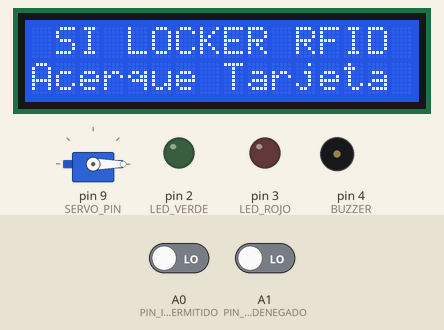
Simulated run of this sketch. Board: Arduino Uno, built with avr-gcc and run on an emulated ATmega328P. On the bench: servo, 16×2 character LCD, output pins drawn as LEDs (lit = HIGH), buzzer (waves = sounding, pin HIGH). Inputs (shaded band) come from the test bench; at power-on: A1 (PIN_IN_DENEGADO) LOW, A0 (PIN_IN_PERMITIDO) LOW.

Above: at 1.2 s.
1.3 s: A1 (PIN_IN_DENEGADO) driven HIGH
At 2.4 s:
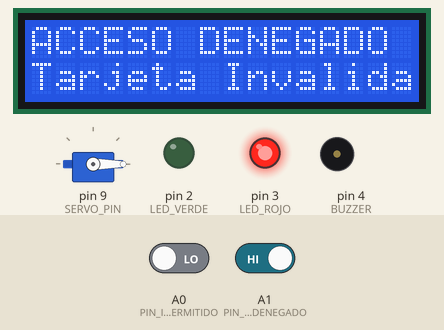
4.3 s: A0 (PIN_IN_PERMITIDO) driven HIGH
At 8.6 s:
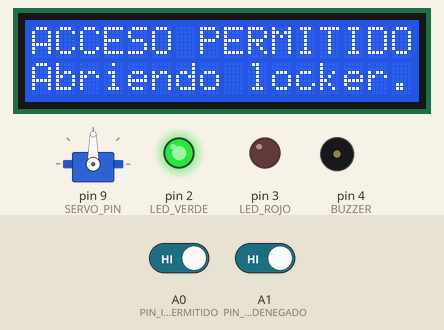
10.3 s: A1 (PIN_IN_DENEGADO) driven LOW
At 10.56 s:
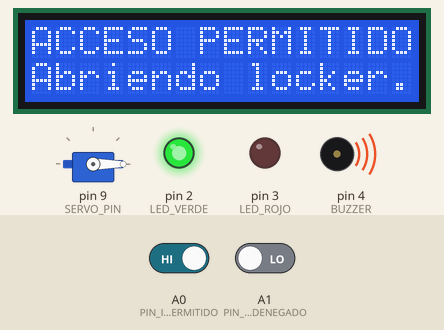
12.1 s: A0 (PIN_IN_PERMITIDO) driven LOW
At 14.7 s:
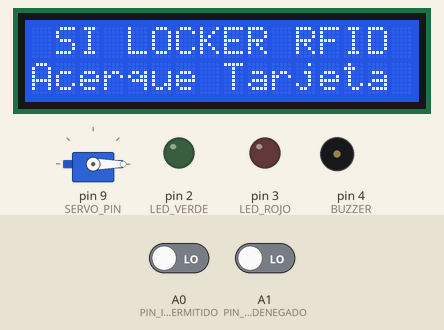
Timing chart, 0 to 16.1 s (numbered marks = the images above; inputs shaded):
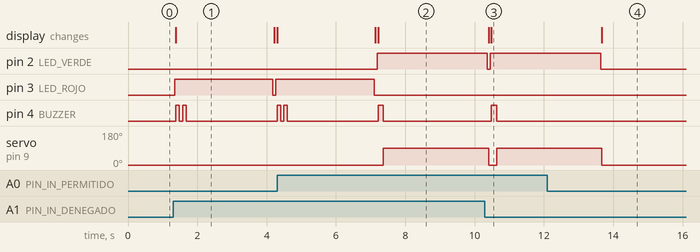

The sketch:

Arduino_Uno_SI_Locker.ino
```cpp
#include <Wire.h>
#include <LiquidCrystal_I2C.h>
#include <Servo.h>

// Pantalla LCD en I2C (0x27 o 0x3F)
LiquidCrystal_I2C lcd(0x27, 16, 2);
Servo servoCerradura;

// Entrada de señales desde el ESP8266
#define PIN_IN_PERMITIDO A0
#define PIN_IN_DENEGADO  A1

// Salidas hacia componentes
#define SERVO_PIN        9
#define LED_VERDE        2
#define LED_ROJO         3
#define BUZZER           4

const int ANGULO_CERRADO = 0;
const int ANGULO_ABIERTO = 90;

void setup() {
  pinMode(PIN_IN_PERMITIDO, INPUT);
  pinMode(PIN_IN_DENEGADO, INPUT);

  pinMode(LED_VERDE, OUTPUT);
  pinMode(LED_ROJO, OUTPUT);
  pinMode(BUZZER, OUTPUT);

  digitalWrite(LED_VERDE, LOW);
  digitalWrite(LED_ROJO, LOW);

  servoCerradura.attach(SERVO_PIN);
  servoCerradura.write(ANGULO_CERRADO);

  lcd.init();
  lcd.backlight();

  mostrarReposo();
}

void mostrarReposo() {
  digitalWrite(LED_VERDE, LOW);
  digitalWrite(LED_ROJO, LOW);

  lcd.clear();
  lcd.setCursor(0, 0);
  lcd.print(" SI LOCKER RFID ");
  lcd.setCursor(0, 1);
  lcd.print("Acerque Tarjeta ");
}

void pitidoExito() {
  digitalWrite(BUZZER, HIGH);
  delay(150);
  digitalWrite(BUZZER, LOW);
}

void pitidoError() {
  digitalWrite(BUZZER, HIGH);
  delay(100);
  digitalWrite(BUZZER, LOW);
  delay(100);
  digitalWrite(BUZZER, HIGH);
  delay(100);
  digitalWrite(BUZZER, LOW);
}

void loop() {
  // Cuando Laravel responde AUTORIZADO
  if (digitalRead(PIN_IN_PERMITIDO) == HIGH) {
    digitalWrite(LED_VERDE, HIGH);
    digitalWrite(LED_ROJO, LOW);

    lcd.clear();
    lcd.setCursor(0, 0);
    lcd.print("ACCESO PERMITIDO");
    lcd.setCursor(0, 1);
    lcd.print("Abriendo locker.");

    pitidoExito();

    servoCerradura.write(ANGULO_ABIERTO);
    delay(3000); // Mantiene abierto 3 segundos

    servoCerradura.write(ANGULO_CERRADO);
    mostrarReposo();
  }

  // Cuando Laravel responde DENEGADO
  if (digitalRead(PIN_IN_DENEGADO) == HIGH) {
    digitalWrite(LED_VERDE, LOW);
    digitalWrite(LED_ROJO, HIGH);

    lcd.clear();
    lcd.setCursor(0, 0);
    lcd.print("ACCESO DENEGADO ");
    lcd.setCursor(0, 1);
    lcd.print("Tarjeta Invalida");

    pitidoError();

    delay(2500);
    mostrarReposo();
  }

  delay(50);
}
```

Measured:
- after the input at 1.3 s, pin 3 (LED_ROJO): LOW → HIGH after 0.05 s, → LOW 2.8 s later, → HIGH 0.08 s later; pin 4 (BUZZER): alternates HIGH for 0.10 s and LOW for 0.10 s, 4 changes in all, then stays LOW, starting after 0.08 s; the display: changes after 0.08 s (image 1)
- after the input at 4.3 s, pin 2 (LED_VERDE): LOW → HIGH after 2.9 s; pin 3 (LED_ROJO): goes on until 7.1 s, then stays LOW; servo on pin 9 (SERVO_PIN): 0° → 90° after 3.1 s; the display: first differs from a run without the input after 2.9 s (image 2)
- after the input at 10.3 s, pin 3 (LED_ROJO): stays LOW (without the input it goes to HIGH after 0.10 s); the display: first changes after 0.10 s (image 3 shows a later state)
- after the input at 12.1 s, pin 2 (LED_VERDE): goes on until 13.6 s, then stays LOW; pin 4 (BUZZER): stays LOW (without the input it goes to HIGH after 1.7 s); servo on pin 9 (SERVO_PIN): goes on until 13.7 s, then stays 0°
- what the display in image 1 shows lasts 2.8 s, from 1.4 s to 4.2 s
